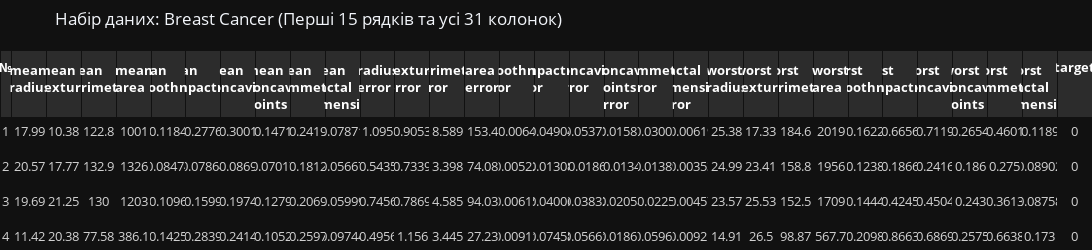

Here is the notebook cell this chart was saved with:
### Markdown cell above
**1-3. Завантаження, створення DataFrame та виведення інформації про дані:**

### Code cell
print("Доступні набори даних для аналізу:")
print("1 = Breast Cancer (Рак молочної залози)")
print("2 = Iris (Квітки ірису)")
print("3 = Wine (Сорти вина)")
print("4 = Digits (Рукописні цифри 8x8)")
print("5 = Синтетичні дані (make_classification)")
print("-" * 55)

user_input = input("👉 Введіть цифру від 1 до 5 та натисніть Enter: ")

try:
    dataset_choice = int(user_input.strip())
except ValueError:
    print("\n❌ Помилка: Введено некоректне значення. Завантажую 'Breast Cancer' за замовчуванням.")
    dataset_choice = 1

dataset_name = ""

if dataset_choice == 1:
    data = load_breast_cancer()
    df = pd.DataFrame(data.data, columns=data.feature_names)
    df['target'] = data.target
    dataset_name = "Breast Cancer"

elif dataset_choice == 2:
    data = load_iris()
    df = pd.DataFrame(data.data, columns=data.feature_names)
    df['target'] = data.target
    dataset_name = "Iris"

elif dataset_choice == 3:
    data = load_wine()
    df = pd.DataFrame(data.data, columns=data.feature_names)
    df['target'] = data.target
    dataset_name = "Wine"

elif dataset_choice == 4:
    data = load_digits()
    df = pd.DataFrame(data.data, columns=data.feature_names)
    df['target'] = data.target
    dataset_name = "Digits"

elif dataset_choice == 5:
    X, y = make_classification(n_samples=500, n_features=10, n_informative=5, random_state=42)
    feature_names = [f"Feature_{i+1}" for i in range(X.shape[1])]
    df = pd.DataFrame(X, columns=feature_names)
    df['target'] = y
    dataset_name = "Синтетичні дані (make_classification)"

else:
    print("❌ Помилка: Введено невірну цифру. Завантажую Breast Cancer за замовчуванням.")
    data = load_breast_cancer()
    df = pd.DataFrame(data.data, columns=data.feature_names)
    df['target'] = data.target
    dataset_name = "Breast Cancer"

df_preview = df.head(15).round(5)
table_values = [list(range(1, len(df_preview) + 1))] + [df_preview[col] for col in df_preview.columns]

col_widths = [50] + [150] * len(df_preview.columns)
calculated_width = sum(col_widths)

fig_table = go.Figure(data=[go.Table(
    columnwidth=col_widths,
    header=dict(
        values=["<b>№</b>"] + [f"<b>{col}</b>" for col in df_preview.columns],
        fill_color='#2c2c2c',
        font=dict(color='white', size=13),
        align='center',
        height=40
    ),
    cells=dict(
        values=table_values,
        fill_color='#111111',
        font=dict(color='lightgrey', size=13),
        align=['center'] + ['center'] * len(df_preview.columns),
        height=35
    )
)])

fig_table.update_layout(
    title=f'Набір даних: {dataset_name} (Перші 15 рядків та усі {len(df_preview.columns)} колонок)',
    template='plotly_dark',
    margin=dict(l=0, r=0, t=50, b=0),
    height=250,
    width=calculated_width
)

print("Красивий Вивід:")
fig_table.show()

print("\nТехнічний вивід:")
buffer = io.StringIO()
df.info(buf=buffer)
s = buffer.getvalue()
print(s)
print(f"Загальна розмірність: {df.shape[0]} рядків, {df.shape[1]} стовпців.")

### Figure 1 — Plotly figure (JSON) as saved in the notebook; plotly's stock layout.template omitted (floating-point values rounded to 4 significant figures; data arrays with more than 128 entries replaced by an {"elided": "..."} marker saying what was removed)
{"data": [{"cells": {"align": ["center", "center", "center", "center", "center", "center", "center", "center", "center", "center", "center", "center", "center", "center", "center", "center", "center", "center", "center", "center", "center", "center", "center", "center", "center", "center", "center", "center", "center", "center", "center", "center"], "fill": {"color": "#111111"}, "font": {"color": "lightgrey", "size": 13}, "height": 35, "values": {"elided": "32x15 float values"}}, "columnwidth": [50, 150, 150, 150, 150, 150, 150, 150, 150, 150, 150, 150, 150, 150, 150, 150, 150, 150, 150, 150, 150, 150, 150, 150, 150, 150, 150, 150, 150, 150, 150, 150], "header": {"align": "center", "fill": {"color": "#2c2c2c"}, "font": {"color": "white", "size": 13}, "height": 40, "values": ["<b>№</b>", "<b>mean radius</b>", "<b>mean texture</b>", "<b>mean perimeter</b>", "<b>mean area</b>", "<b>mean smoothness</b>", "<b>mean compactness</b>", "<b>mean concavity</b>", "<b>mean concave points</b>", "<b>mean symmetry</b>", "<b>mean fractal dimension</b>", "<b>radius error</b>", "<b>texture error</b>", "<b>perimeter error</b>", "<b>area error</b>", "<b>smoothness error</b>", "<b>compactness error</b>", "<b>concavity error</b>", "<b>concave points error</b>", "<b>symmetry error</b>", "<b>fractal dimension error</b>", "<b>worst radius</b>", "<b>worst texture</b>", "<b>worst perimeter</b>", "<b>worst area</b>", "<b>worst smoothness</b>", "<b>worst compactness</b>", "<b>worst concavity</b>", "<b>worst concave points</b>", "<b>worst symmetry</b>", "<b>worst fractal dimension</b>", "<b>target</b>"]}, "type": "table"}], "layout": {"height": 250, "margin": {"b": 0, "l": 0, "r": 0, "t": 50}, "title": {"text": "Набір даних: Breast Cancer (Перші 15 рядків та усі 31 колонок)"}, "width": 4700}}
